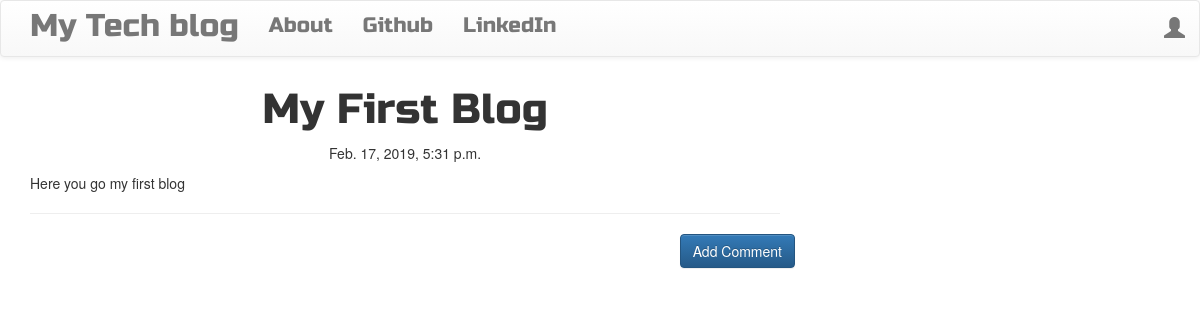
/post/1, run on the app's committed database.
### blog/models.py (models this page shows, shortened)
class Post(models.Model):
    author = models.ForeignKey('auth.User',on_delete=models.PROTECT)
    title = models.CharField(max_length=200)
    text = models.TextField()
    create_date = models.DateTimeField(default=timezone.now)
    published_date = models.DateTimeField(blank=True,null=True)

### blog/views.py (the view)
# urls.py: path('post/<int:pk>',views.PostDetailView.as_view(),name='post_detail'),
class PostDetailView(DetailView):
    model = Post

### blog/templates/blog/post_detail.html (shortened to what this page needs)
{% extends 'blog/base.html' %}
{% block content %}
<h1 class="posttitle loader">{{post.title}}</h1>
{% if post.published_date %}
<div class="date postdate">
  {{post.published_date}}
</div>
{% else %}
<a class="btn btn-default" href="{% url 'blog:post_publish' pk=post.pk %}">Publish</a>
{% endif %}
<p class="postcontent">{{post.text|safe|linebreaksbr}}</p>
<hr>
<a class="btn btn-primary btn-comment" href="{% url 'blog:add_comment_to_post' pk=post.pk %}">Add Comment</a>
<div class="container">
  {% for comment in post.comments.all %}
  <br>
  {% empty %}
  <p> No Comments </p>
  {% endfor %}
</div>
{% endblock %}

### blog/static/css/blog.css (style rules this page uses)
.postdate { text-align: center; }
.posttitle { font-family: 'Russo One', sans-serif; font-size: 3em; text-align: center; }
.postcontent { font-family: 'Montserrat'; font-size: 1.5em; }
.btn-comment { position: absolute; right: 0px; }
.loader { filter:hue-rotate(0deg); color: linear-gradient(45deg,#0f8,#08f); animation:hue 5000ms infinite linear; }

### data on the page
Post: title "My First Blog", published_date "Feb. 17, 2019, 5:31 p.m.", text "Here you go my first blog"
